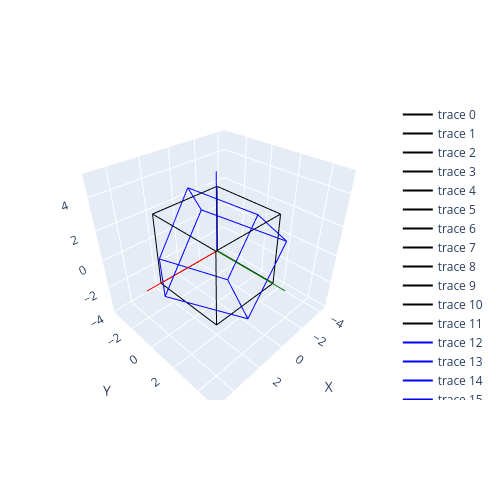

The notebook cell this image was saved under:
### Code cell
# Transformation matrix
T = np.array([
    [-0.70341305, -0.5221579 , -0.482246  ],
    [ 0.56101149, -0.82445866,  0.07439108],
    [-0.43643578, -0.21821789,  0.87287156]
])

#create a plotly graph object
fig = go.Figure()

# add each edge of the original cube to the graph
for edge in edges:
    x_values = [vertices[edge[0], 0], vertices[edge[1], 0]]
    y_values = [vertices[edge[0], 1], vertices[edge[1], 1]]
    z_values = [vertices[edge[0], 2], vertices[edge[1], 2]]
    fig.add_trace(go.Scatter3d(x=x_values, y=y_values, z=z_values, mode='lines', line=dict(color='black')))

# Apply transformation
vertices_transformed = np.dot(vertices, T.T)

# Add each edge of the transformed cube to the graph
for edge in edges:
    x_values = [vertices_transformed[edge[0], 0], vertices_transformed[edge[1], 0]]
    y_values = [vertices_transformed[edge[0], 1], vertices_transformed[edge[1], 1]]
    z_values = [vertices_transformed[edge[0], 2], vertices_transformed[edge[1], 2]]
    fig.add_trace(go.Scatter3d(x=x_values, y=y_values, z=z_values, mode='lines', line=dict(color='blue')))

# Draw axis lines
for i, color in enumerate(['red', 'green', 'blue']):  # i=0 is X, i=1 is Y, i=2 is Z
    axis = np.zeros((2, 3))
    axis[1, i] = 1
    axis_line = axis * 5  # scale to the desired length
    fig.add_trace(go.Scatter3d(x=axis_line[:, 0], y=axis_line[:, 1], z=axis_line[:, 2], mode='lines', line=dict(color=color)))

fig.update_layout(scene=dict(xaxis_title='X', yaxis_title='Y', zaxis_title='Z'), autosize=False, width=500, height=500,
                  margin=dict(l=50, r=50, b=100, t=100, pad=4))

fig.show()

### Figure 1 — Plotly figure (JSON) as saved in the notebook; plotly's stock layout.template omitted (floating-point values rounded to 4 significant figures)
{"data": [{"line": {"color": "black"}, "mode": "lines", "type": "scatter3d", "x": [-2.5, 2.5], "y": [-2.5, -2.5], "z": [-2.5, -2.5]}, {"line": {"color": "black"}, "mode": "lines", "type": "scatter3d", "x": [2.5, 2.5], "y": [-2.5, 2.5], "z": [-2.5, -2.5]}, {"line": {"color": "black"}, "mode": "lines", "type": "scatter3d", "x": [2.5, -2.5], "y": [2.5, 2.5], "z": [-2.5, -2.5]}, {"line": {"color": "black"}, "mode": "lines", "type": "scatter3d", "x": [-2.5, -2.5], "y": [2.5, -2.5], "z": [-2.5, -2.5]}, {"line": {"color": "black"}, "mode": "lines", "type": "scatter3d", "x": [-2.5, 2.5], "y": [-2.5, -2.5], "z": [2.5, 2.5]}, {"line": {"color": "black"}, "mode": "lines", "type": "scatter3d", "x": [2.5, 2.5], "y": [-2.5, 2.5], "z": [2.5, 2.5]}, {"line": {"color": "black"}, "mode": "lines", "type": "scatter3d", "x": [2.5, -2.5], "y": [2.5, 2.5], "z": [2.5, 2.5]}, {"line": {"color": "black"}, "mode": "lines", "type": "scatter3d", "x": [-2.5, -2.5], "y": [2.5, -2.5], "z": [2.5, 2.5]}, {"line": {"color": "black"}, "mode": "lines", "type": "scatter3d", "x": [-2.5, -2.5], "y": [-2.5, -2.5], "z": [-2.5, 2.5]}, {"line": {"color": "black"}, "mode": "lines", "type": "scatter3d", "x": [2.5, 2.5], "y": [-2.5, -2.5], "z": [-2.5, 2.5]}, {"line": {"color": "black"}, "mode": "lines", "type": "scatter3d", "x": [2.5, 2.5], "y": [2.5, 2.5], "z": [-2.5, 2.5]}, {"line": {"color": "black"}, "mode": "lines", "type": "scatter3d", "x": [-2.5, -2.5], "y": [2.5, 2.5], "z": [-2.5, 2.5]}, {"line": {"color": "blue"}, "mode": "lines", "type": "scatter3d", "x": [4.27, 0.7525], "y": [0.4726, 3.278], "z": [-0.5455, -2.728]}, {"line": {"color": "blue"}, "mode": "lines", "type": "scatter3d", "x": [0.7525, -1.858], "y": [3.278, -0.8446], "z": [-2.728, -3.819]}, {"line": {"color": "blue"}, "mode": "lines", "type": "scatter3d", "x": [-1.858, 1.659], "y": [-0.8446, -3.65], "z": [-3.819, -1.637]}, {"line": {"color": "blue"}, "mode": "lines", "type": "scatter3d", "x": [1.659, 4.27], "y": [-3.65, 0.4726], "z": [-1.637, -0.5455]}, {"line": {"color": "blue"}, "mode": "lines", "type": "scatter3d", "x": [1.858, -1.659], "y": [0.8446, 3.65], "z": [3.819, 1.637]}, {"line": {"color": "blue"}, "mode": "lines", "type": "scatter3d", "x": [-1.659, -4.27], "y": [3.65, -0.4726], "z": [1.637, 0.5455]}, {"line": {"color": "blue"}, "mode": "lines", "type": "scatter3d", "x": [-4.27, -0.7525], "y": [-0.4726, -3.278], "z": [0.5455, 2.728]}, {"line": {"color": "blue"}, "mode": "lines", "type": "scatter3d", "x": [-0.7525, 1.858], "y": [-3.278, 0.8446], "z": [2.728, 3.819]}, {"line": {"color": "blue"}, "mode": "lines", "type": "scatter3d", "x": [4.27, 1.858], "y": [0.4726, 0.8446], "z": [-0.5455, 3.819]}, {"line": {"color": "blue"}, "mode": "lines", "type": "scatter3d", "x": [0.7525, -1.659], "y": [3.278, 3.65], "z": [-2.728, 1.637]}, {"line": {"color": "blue"}, "mode": "lines", "type": "scatter3d", "x": [-1.858, -4.27], "y": [-0.8446, -0.4726], "z": [-3.819, 0.5455]}, {"line": {"color": "blue"}, "mode": "lines", "type": "scatter3d", "x": [1.659, -0.7525], "y": [-3.65, -3.278], "z": [-1.637, 2.728]}, {"line": {"color": "red"}, "mode": "lines", "type": "scatter3d", "x": [0, 5], "y": [0, 0], "z": [0, 0]}, {"line": {"color": "green"}, "mode": "lines", "type": "scatter3d", "x": [0, 0], "y": [0, 5], "z": [0, 0]}, {"line": {"color": "blue"}, "mode": "lines", "type": "scatter3d", "x": [0, 0], "y": [0, 0], "z": [0, 5]}], "layout": {"autosize": false, "height": 500, "margin": {"b": 100, "l": 50, "pad": 4, "r": 50, "t": 100}, "scene": {"xaxis": {"title": {"text": "X"}}, "yaxis": {"title": {"text": "Y"}}, "zaxis": {"title": {"text": "Z"}}}, "width": 500}}
